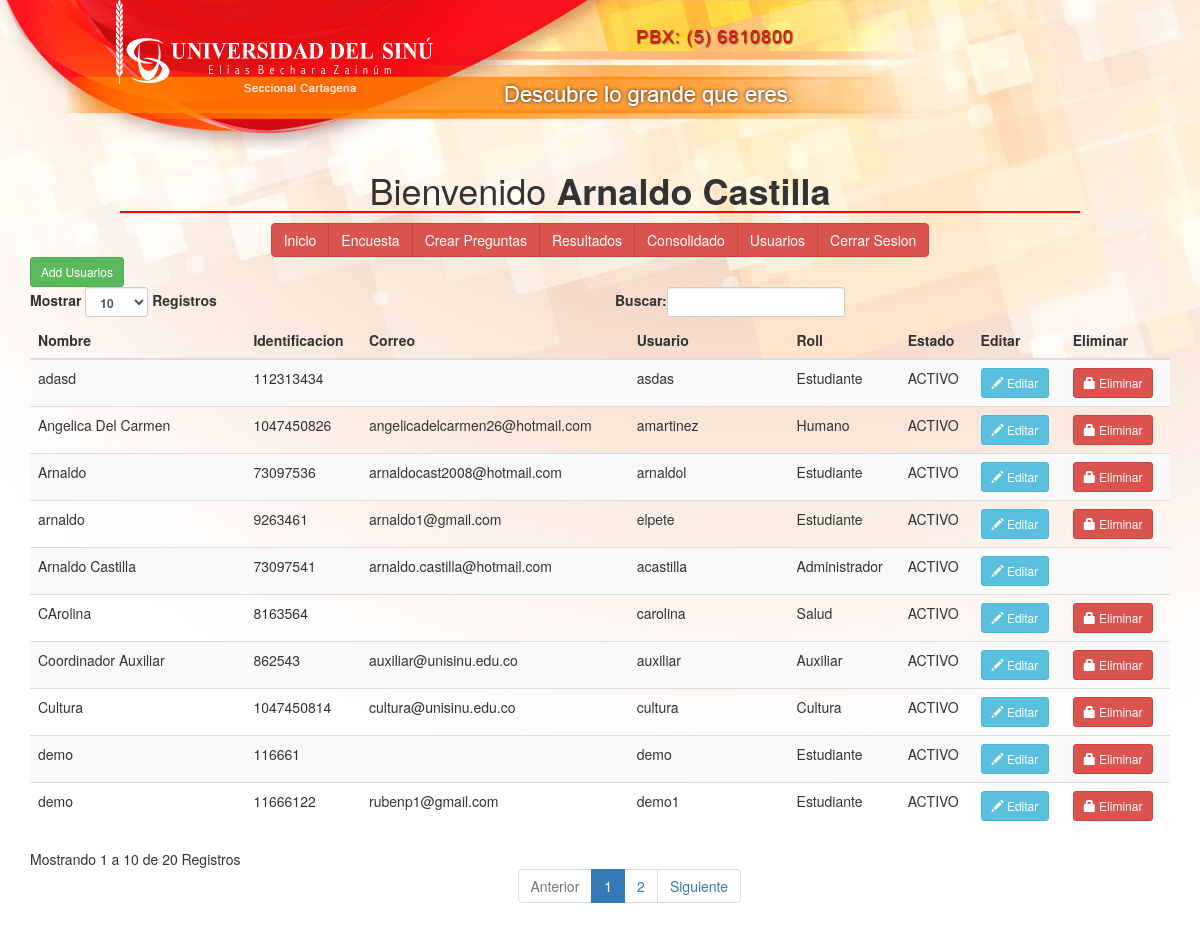
/view/administrador/usuarios.php (signed in), run on the app's committed database.
### tables this page shows
CREATE TABLE `usuarios` (
  `id_usuarios` int(11) NOT NULL,
  `id_tipousuario` int(11) NOT NULL,
  `identificacion` int(11) DEFAULT NULL,
  `name` varchar(45) DEFAULT NULL,
  `correo` varchar(100) DEFAULT NULL,
  `user` varchar(45) NOT NULL,
  `pass` varchar(45) NOT NULL,
  `fecha` date DEFAULT NULL,
  `estado` varchar(45) NOT NULL
);

CREATE TABLE `tipo_usuario` (
  `id_tipo_usuario` int(11) NOT NULL,
  `nombre_tipousuario` varchar(45) DEFAULT NULL
);

### model/Conexion.php (called while the page is built, shortened)
<?php
class Conexion extends PDO {
   public static function ruta(){
       return "http://localhost/unisinu/";
   }
}
?>

### model/Usuarios.php (called while the page is built, shortened)
<?php
require 'Conexion.php';
class Usuarios{
	private $conexion;
    private $data;
	public function __construct(){
		$this->conexion = new Conexion();
        $this->data = array();
	}
	public function setNames() {
	    return $this->conexion->query("SET NAMES 'utf8'");
	}
	public function listarUsuarios(){
		self::setNames();
        $sql = " select * from "
        	  ." usuarios as u "
        	  ." INNER JOIN "
        	  ." tipo_usuario as tpu "
        	  ." ON "
        	  ." u.id_tipousuario = tpu.id_tipo_usuario;
        	   ";
        foreach ($this->conexion->query($sql) as $row) {
            $this->data[] = $row;
        }
        return $this->data;
	}
	public function listarTipoUsuarios()
	{
		$sql = " select * from tipo_usuario order by id_tipo_usuario desc; ";
		foreach ($this->conexion->query($sql) as $row) {
            $this->data[] = $row;
        }
        return $this->data;
	}
}
?>

### view/administrador/usuarios.php (the view, shortened to what this page needs)
<?php
require '../../model/Usuarios.php';
$users = new Usuarios();
$usuarios = $users->listarUsuarios();
?>
<!DOCTYPE html>
<html lang="es">
	<head>
		<link rel="stylesheet" href="<?php echo Conexion::ruta()?>public/css/vida.css">
		<link href="<?php echo Conexion::ruta()?>public/css/bootstrap.min.css" rel="stylesheet"/>
	</head>
	<body >
		<img src="<?php echo Conexion::ruta()?>public/img/logo_unisinu.png" lang="center">
		<div class="container">
			<div id="contenido">
				<header>
					<?php include 'menu.php'; ?>
				</header>
			</div>
			<div class="row">
			<div class="col-md-12">
				<button type="button" class="btn btn-success btn-sm" data-toggle="modal" data-target="#myModal">
					  Add Usuarios
				</button>
			</div>
				<div class="col-md-12">
					<table id="table-datos" class="table table-striped">
		                <thead>
		                    <tr>
		                        <th>Nombre</th>
		                        <th>Identificacion</th>
		                        <th>Correo</th>
		                        <th>Usuario</th>
		                        <th>Roll</th>
		                        <th>Estado</th>
		                        <th>Editar</th>
		                        <th>Eliminar</th>
		                    </tr>
		                </thead>
		                <tbody>
		                    <?php for($i=0;$i<sizeof($usuarios); $i++){ ;?>
		                    <tr>
		                        <td><?php echo $usuarios[$i]["name"] ?></td>
		                        <td><?php echo $usuarios[$i]["identificacion"] ?></td>
		                        <td><?php echo $usuarios[$i]["correo"] ?></td>
		                        <td><?php echo $usuarios[$i]["user"] ?></td>
		                        <td><?php echo $usuarios[$i]["nombre_tipousuario"] ?></td>
		                        <td><?php if($usuarios[$i]["estado"]=="activo"){ echo "ACTIVO"; }else{ echo "NO ACTIVO"; } ?></td>
		                        <td>
		                            <button type="button" class="btn btn-info btn-sm" onclick=''><span class="glyphicon glyphicon-pencil"></span> Editar</button>
		                        </td>
		                        <td>
		                        <?php if ($usuarios[$i]["id_tipousuario"] != 1){ ?>
		                            <button type="button" class="btn btn-danger btn-sm" onclick=""><span class="glyphicon glyphicon-lock"></span> Eliminar</button>
		                        <?php } ?>
		                        </td>
		                    </tr>
		                    <?php
		                    }
		                    ?>
		                </tbody>
		            </table>
				</div>
			</div>
		</div>
	</body>
</html>

### view/administrador/menu.php
<hgroup>
	<h1>Bienvenido <strong><?php echo $_SESSION["nombre"] ?></strong></h1>
	<div class="btn-group">
		<button type="button" class="btn btn-danger" onclick="window.location='Dashboard-Administrador'">Inicio</button>
		<button type="button" class="btn btn-danger" >Encuesta</button>
		<button type="button" class="btn btn-danger" onclick="window.location='Crear-Preguntas'">Crear Preguntas</button>
		<button type="button" class="btn btn-danger"><a href="#">Resultados</a></button>
		<button type="button" class="btn btn-danger"><a href="#">Consolidado</a></button>
		<button type="button" class="btn btn-danger" onclick="window.location='Usuarios'">Usuarios</button>
		<button type="button" class="btn btn-danger" id="salir" name="salir" >Cerrar Sesion</button>
	</div>
</hgroup>

### public/css/vida.css (style rules this page uses)
body { background: url("../img/fondo_unisinu.jpg"); background-repeat: no-repeat; background-attachment: fixed; font-family: "Hervetica", Arial; }
header hgroup h1 { border-bottom:solid; border-width:2px; border-color:red; }
div button a { color: white; text-decoration: none; }
#contenido { width: 960px; margin: 0 auto; text-align:center; }

### data on the page
usuarios: name "Arnaldo Castilla", identificacion "73097541", correo "arnaldo.castilla@hotmail.com", user "acastilla", id_tipousuario.nombre_tipousuario "Administrador", estado "ACTIVO"
usuarios: name "demo", identificacion "116661", user "demo", id_tipousuario.nombre_tipousuario "Estudiante", estado "ACTIVO", shows "Eliminar"
usuarios: name "demo", identificacion "11666122", correo "rubenp1@gmail.com", user "demo1", id_tipousuario.nombre_tipousuario "Estudiante", estado "ACTIVO", shows "Eliminar"
usuarios: name "Angelica Del Carmen", identificacion "1047450826", correo "angelicadelcarmen26@hotmail.com", user "amartinez", id_tipousuario.nombre_tipousuario "Humano", estado "ACTIVO", shows "Eliminar"
usuarios: name "Arnaldo", identificacion "73097536", correo "arnaldocast2008@hotmail.com", user "arnaldol", id_tipousuario.nombre_tipousuario "Estudiante", estado "ACTIVO", shows "Eliminar"
usuarios: name "arnaldo", identificacion "9263461", correo "arnaldo1@gmail.com", user "elpete", id_tipousuario.nombre_tipousuario "Estudiante", estado "ACTIVO", shows "Eliminar"
usuarios: name "CArolina", identificacion "8163564", user "carolina", id_tipousuario.nombre_tipousuario "Salud", estado "ACTIVO", shows "Eliminar"
usuarios: name "adasd", identificacion "112313434", user "asdas", id_tipousuario.nombre_tipousuario "Estudiante", estado "ACTIVO", shows "Eliminar"
usuarios: name "Cultura", identificacion "1047450814", correo "cultura@unisinu.edu.co", user "cultura", id_tipousuario.nombre_tipousuario "Cultura", estado "ACTIVO", shows "Eliminar"
usuarios: name "Coordinador Auxiliar", identificacion "862543", correo "auxiliar@unisinu.edu.co", user "auxiliar", id_tipousuario.nombre_tipousuario "Auxiliar", estado "ACTIVO", shows "Eliminar"

### other printed values
$_SESSION["nombre"] "Arnaldo Castilla"
